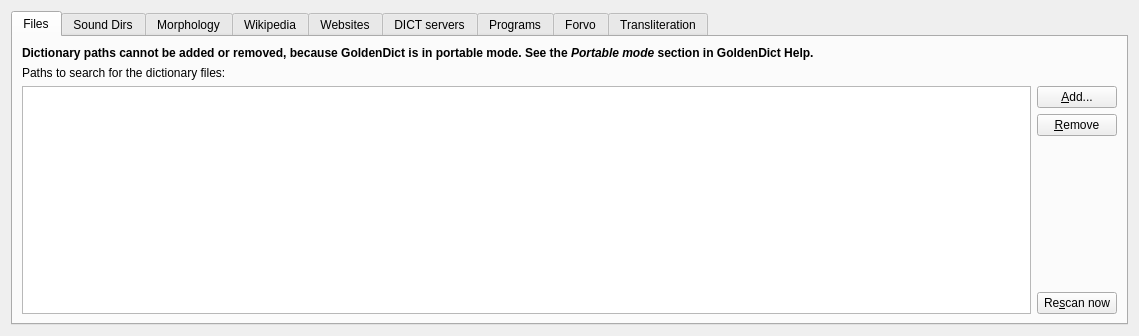
<?xml version="1.0" encoding="UTF-8"?>
<ui version="4.0">
 <class>Sources</class>
 <widget class="QWidget" name="Sources">
  <property name="geometry">
   <rect>
    <x>0</x>
    <y>0</y>
    <width>811</width>
    <height>336</height>
   </rect>
  </property>
  <property name="windowTitle">
   <string notr="true">Sources</string>
  </property>
  <layout class="QVBoxLayout" name="verticalLayout_5">
   <item>
    <widget class="QTabWidget" name="tabWidget">
     <property name="currentIndex">
      <number>0</number>
     </property>
     <property name="iconSize">
      <size>
       <width>15</width>
       <height>15</height>
      </size>
     </property>
     <property name="usesScrollButtons">
      <bool>false</bool>
     </property>
     <widget class="QWidget" name="filesTab">
      <attribute name="icon">
       <iconset resource="resources.qrc">
        <normaloff>:/icons/filesave.png</normaloff>:/icons/filesave.png</iconset>
      </attribute>
      <attribute name="title">
       <string>Files</string>
      </attribute>
      <layout class="QVBoxLayout" name="verticalLayout_2">
       <item>
        <widget class="QLabel" name="portableModeNote">
         <property name="text">
          <string>&lt;b&gt;Dictionary paths cannot be added or removed, because GoldenDict is in portable mode. See the &lt;i&gt;Portable mode&lt;/i&gt; section in GoldenDict Help.&lt;/b&gt;</string>
         </property>
         <property name="wordWrap">
          <bool>true</bool>
         </property>
        </widget>
       </item>
       <item>
        <widget class="QLabel" name="label">
         <property name="text">
          <string>Paths to search for the dictionary files:</string>
         </property>
        </widget>
       </item>
       <item>
        <layout class="QHBoxLayout" name="horizontalLayout">
         <item>
          <widget class="QTreeView" name="paths"/>
         </item>
         <item>
          <layout class="QVBoxLayout" name="verticalLayout">
           <item>
            <widget class="QPushButton" name="addPath">
             <property name="text">
              <string>&amp;Add...</string>
             </property>
            </widget>
           </item>
           <item>
            <widget class="QPushButton" name="removePath">
             <property name="text">
              <string>&amp;Remove</string>
             </property>
            </widget>
           </item>
           <item>
            <spacer name="verticalSpacer">
             <property name="orientation">
              <enum>Qt::Vertical</enum>
             </property>
             <property name="sizeHint" stdset="0">
              <size>
               <width>17</width>
               <height>68</height>
              </size>
             </property>
            </spacer>
           </item>
           <item>
            <widget class="QPushButton" name="rescan">
             <property name="text">
              <string>Re&amp;scan now</string>
             </property>
            </widget>
           </item>
          </layout>
         </item>
        </layout>
       </item>
      </layout>
     </widget>
     <widget class="QWidget" name="tab">
      <attribute name="icon">
       <iconset resource="resources.qrc">
        <normaloff>:/icons/fileopen.png</normaloff>:/icons/fileopen.png</iconset>
      </attribute>
      <attribute name="title">
       <string>Sound Dirs</string>
      </attribute>
      <layout class="QVBoxLayout" name="verticalLayout_7">
       <item>
        <widget class="QLabel" name="label_3">
         <property name="text">
          <string>Make dictionaries from bunches of audiofiles by adding paths here:</string>
         </property>
        </widget>
       </item>
       <item>
        <layout class="QHBoxLayout" name="horizontalLayout_3">
         <item>
          <widget class="QTreeView" name="soundDirs"/>
         </item>
         <item>
          <layout class="QVBoxLayout" name="verticalLayout_6">
           <item>
            <widget class="QPushButton" name="addSoundDir">
             <property name="text">
              <string>&amp;Add...</string>
             </property>
            </widget>
           </item>
           <item>
            <widget class="QPushButton" name="removeSoundDir">
             <property name="text">
              <string>&amp;Remove</string>
             </property>
            </widget>
           </item>
           <item>
            <spacer name="verticalSpacer_3">
             <property name="orientation">
              <enum>Qt::Vertical</enum>
             </property>
             <property name="sizeHint" stdset="0">
              <size>
               <width>20</width>
               <height>40</height>
              </size>
             </property>
            </spacer>
           </item>
          </layout>
         </item>
        </layout>
       </item>
      </layout>
     </widget>
     <widget class="QWidget" name="tab_2">
      <attribute name="icon">
       <iconset resource="resources.qrc">
        <normaloff>:/icons/icon32_hunspell.png</normaloff>:/icons/icon32_hunspell.png</iconset>
      </attribute>
      <attribute name="title">
       <string>Morphology</string>
      </attribute>
      <layout class="QVBoxLayout" name="verticalLayout_8">
       <item>
        <widget class="QLabel" name="label_4">
         <property name="text">
          <string>Path to a directory with Hunspell/Myspell dictionaries:</string>
         </property>
        </widget>
       </item>
       <item>
        <layout class="QHBoxLayout" name="horizontalLayout_4">
         <item>
          <widget class="QLineEdit" name="hunspellPath">
           <property name="readOnly">
            <bool>true</bool>
           </property>
          </widget>
         </item>
         <item>
          <widget class="QPushButton" name="changeHunspellPath">
           <property name="text">
            <string>&amp;Change...</string>
           </property>
          </widget>
         </item>
        </layout>
       </item>
       <item>
        <widget class="QLabel" name="label_5">
         <property name="text">
          <string>Available morphology dictionaries:</string>
         </property>
        </widget>
       </item>
       <item>
        <layout class="QHBoxLayout" name="horizontalLayout_5">
         <item>
          <widget class="QTreeView" name="hunspellDictionaries"/>
         </item>
         <item>
          <widget class="QLabel" name="label_6">
           <property name="text">
            <string>Each morphology dictionary appears as a
separate auxiliary dictionary which
provides stem words for searches and
spelling suggestions for mistyped words.
Add appropriate dictionaries to the bottoms
of the appropriate groups to use them.</string>
           </property>
           <property name="textFormat">
            <enum>Qt::PlainText</enum>
           </property>
           <property name="wordWrap">
            <bool>false</bool>
           </property>
          </widget>
         </item>
        </layout>
       </item>
      </layout>
     </widget>
     <widget class="QWidget" name="mediaWikisTab">
      <attribute name="icon">
       <iconset resource="resources.qrc">
        <normaloff>:/icons/icon32_wiki.png</normaloff>:/icons/icon32_wiki.png</iconset>
      </attribute>
      <attribute name="title">
       <string>Wikipedia</string>
      </attribute>
      <layout class="QVBoxLayout" name="verticalLayout_4">
       <item>
        <widget class="QLabel" name="label_2">
         <property name="text">
          <string>Wikipedia (MediaWiki) sites:</string>
         </property>
        </widget>
       </item>
       <item>
        <layout class="QHBoxLayout" name="horizontalLayout_2">
         <item>
          <widget class="QTreeView" name="mediaWikis"/>
         </item>
         <item>
          <layout class="QVBoxLayout" name="verticalLayout_3">
           <item>
            <widget class="QPushButton" name="addMediaWiki">
             <property name="text">
              <string>&amp;Add...</string>
             </property>
            </widget>
           </item>
           <item>
            <widget class="QPushButton" name="removeMediaWiki">
             <property name="text">
              <string>&amp;Remove</string>
             </property>
            </widget>
           </item>
           <item>
            <spacer name="verticalSpacer_2">
             <property name="orientation">
              <enum>Qt::Vertical</enum>
             </property>
             <property name="sizeType">
              <enum>QSizePolicy::Expanding</enum>
             </property>
             <property name="sizeHint" stdset="0">
              <size>
               <width>20</width>
               <height>40</height>
              </size>
             </property>
            </spacer>
           </item>
          </layout>
         </item>
        </layout>
       </item>
      </layout>
     </widget>
     <widget class="QWidget" name="tab_4">
      <attribute name="icon">
       <iconset resource="resources.qrc">
        <normaloff>:/icons/internet.png</normaloff>:/icons/internet.png</iconset>
      </attribute>
      <attribute name="title">
       <string>Websites</string>
      </attribute>
      <layout class="QVBoxLayout" name="verticalLayout_11">
       <item>
        <widget class="QLabel" name="label_9">
         <property name="text">
          <string>Any websites. A string %GDWORD% will be replaced with the query word. Opening websites in a separate tab is available. Inline website embedding and iframe auto-resize are unavailable in Qt WebEngine:</string>
         </property>
        </widget>
       </item>
       <item>
        <layout class="QHBoxLayout" name="horizontalLayout_6">
         <item>
          <widget class="QTreeView" name="webSites"/>
         </item>
         <item>
          <layout class="QVBoxLayout" name="verticalLayout_10">
           <item>
            <widget class="QPushButton" name="addWebSite">
             <property name="text">
              <string>&amp;Add...</string>
             </property>
            </widget>
           </item>
           <item>
            <widget class="QPushButton" name="removeWebSite">
             <property name="text">
              <string>&amp;Remove</string>
             </property>
            </widget>
           </item>
           <item>
            <spacer name="verticalSpacer_8">
             <property name="orientation">
              <enum>Qt::Vertical</enum>
             </property>
             <property name="sizeHint" stdset="0">
              <size>
               <width>20</width>
               <height>40</height>
              </size>
             </property>
            </spacer>
           </item>
          </layout>
         </item>
        </layout>
       </item>
       <item>
        <widget class="QLabel" name="label_10">
         <property name="text">
          <string>Alternatively, use %GD1251% for CP1251, %GDISO1%...%GDISO16% for ISO 8859-1...ISO 8859-16 respectively,
%GDBIG5% for Big-5, %GDBIG5HKSCS% for Big5-HKSCS, %GDGBK% for GBK and GB18030, %GDSHIFTJIS% for Shift-JIS.</string>
         </property>
        </widget>
       </item>
      </layout>
     </widget>
     <widget class="QWidget" name="dictdTab">
      <attribute name="icon">
       <iconset resource="resources.qrc">
        <normaloff>:/icons/network.png</normaloff>:/icons/network.png</iconset>
      </attribute>
      <attribute name="title">
       <string>DICT servers</string>
      </attribute>
      <layout class="QVBoxLayout" name="verticalLayout_16">
       <item>
        <widget class="QLabel" name="label_116">
         <property name="text">
          <string>DICT servers:</string>
         </property>
        </widget>
       </item>
       <item>
        <layout class="QHBoxLayout" name="horizontalLayout_16">
         <item>
          <widget class="QTreeView" name="dictServers"/>
         </item>
         <item>
          <layout class="QVBoxLayout" name="verticalLayout_17">
           <item>
            <widget class="QPushButton" name="addDictServer">
             <property name="text">
              <string>&amp;Add...</string>
             </property>
            </widget>
           </item>
           <item>
            <widget class="QPushButton" name="removeDictServer">
             <property name="text">
              <string>&amp;Remove</string>
             </property>
            </widget>
           </item>
           <item>
            <spacer name="verticalSpacer_18">
             <property name="orientation">
              <enum>Qt::Vertical</enum>
             </property>
             <property name="sizeHint" stdset="0">
              <size>
               <width>20</width>
               <height>40</height>
              </size>
             </property>
            </spacer>
           </item>
          </layout>
         </item>
        </layout>
       </item>
      </layout>
     </widget>
     <widget class="QWidget" name="tab_6">
      <attribute name="icon">
       <iconset resource="resources.qrc">
        <normaloff>:/icons/programs.png</normaloff>:/icons/programs.png</iconset>
      </attribute>
      <attribute name="title">
       <string>Programs</string>
      </attribute>
      <layout class="QVBoxLayout" name="verticalLayout_15">
       <item>
        <widget class="QLabel" name="label_16">
         <property name="text">
          <string>Any external programs. A string %GDWORD% will be replaced with the query word. If such string is not presented, the word will be fed into standard input.</string>
         </property>
         <property name="wordWrap">
          <bool>true</bool>
         </property>
        </widget>
       </item>
       <item>
        <layout class="QHBoxLayout" name="horizontalLayout_7">
         <item>
          <widget class="QTreeView" name="programs"/>
         </item>
         <item>
          <layout class="QVBoxLayout" name="verticalLayout_14">
           <item>
            <widget class="QPushButton" name="addProgram">
             <property name="text">
              <string>&amp;Add...</string>
             </property>
            </widget>
           </item>
           <item>
            <widget class="QPushButton" name="removeProgram">
             <property name="text">
              <string>&amp;Remove</string>
             </property>
            </widget>
           </item>
           <item>
            <spacer name="verticalSpacer_12">
             <property name="orientation">
              <enum>Qt::Vertical</enum>
             </property>
             <property name="sizeHint" stdset="0">
              <size>
               <width>20</width>
               <height>40</height>
              </size>
             </property>
            </spacer>
           </item>
          </layout>
         </item>
        </layout>
       </item>
      </layout>
     </widget>
     <widget class="QWidget" name="tab_5">
      <attribute name="icon">
       <iconset resource="resources.qrc">
        <normaloff>:/icons/forvo.png</normaloff>:/icons/forvo.png</iconset>
      </attribute>
      <attribute name="title">
       <string>Forvo</string>
      </attribute>
      <layout class="QVBoxLayout" name="verticalLayout_13">
       <item>
        <widget class="QLabel" name="label_11">
         <property name="sizePolicy">
          <sizepolicy hsizetype="Preferred" vsizetype="Preferred">
           <horstretch>0</horstretch>
           <verstretch>0</verstretch>
          </sizepolicy>
         </property>
         <property name="text">
          <string>Live pronunciations from &lt;a href=&quot;http://www.forvo.com/&quot;&gt;forvo.com&lt;/a&gt;. The site allows people to record and share word pronunciations. You can listen to them from GoldenDict.</string>
         </property>
         <property name="wordWrap">
          <bool>true</bool>
         </property>
         <property name="openExternalLinks">
          <bool>true</bool>
         </property>
        </widget>
       </item>
       <item>
        <widget class="QGroupBox" name="forvoEnabled">
         <property name="title">
          <string>Enable pronunciations from Forvo</string>
         </property>
         <property name="checkable">
          <bool>true</bool>
         </property>
         <property name="checked">
          <bool>true</bool>
         </property>
         <layout class="QVBoxLayout" name="verticalLayout_12">
          <item>
           <spacer name="verticalSpacer_9">
            <property name="orientation">
             <enum>Qt::Vertical</enum>
            </property>
            <property name="sizeHint" stdset="0">
             <size>
              <width>20</width>
              <height>40</height>
             </size>
            </property>
           </spacer>
          </item>
          <item>
           <layout class="QFormLayout" name="formLayout">
            <property name="fieldGrowthPolicy">
             <enum>QFormLayout::ExpandingFieldsGrow</enum>
            </property>
            <item row="0" column="0">
             <widget class="QLabel" name="label_12">
              <property name="text">
               <string>API Key:</string>
              </property>
             </widget>
            </item>
            <item row="0" column="1">
             <widget class="QLineEdit" name="forvoApiKey">
              <property name="toolTip">
               <string>Use of Forvo currently requires an API key. Leave this field
blank to use the default key, which may become unavailable
in the future, or register on the site to get your own key.</string>
              </property>
             </widget>
            </item>
            <item row="1" column="0">
             <spacer name="horizontalSpacer_2">
              <property name="orientation">
               <enum>Qt::Horizontal</enum>
              </property>
              <property name="sizeType">
               <enum>QSizePolicy::Fixed</enum>
              </property>
              <property name="sizeHint" stdset="0">
               <size>
                <width>18</width>
                <height>20</height>
               </size>
              </property>
             </spacer>
            </item>
            <item row="1" column="1">
             <widget class="QLabel" name="label_13">
              <property name="text">
               <string>Get your own key &lt;a href=&quot;http://api.forvo.com/key/&quot;&gt;here&lt;/a&gt;, or leave blank to use the default one.</string>
              </property>
              <property name="wordWrap">
               <bool>false</bool>
              </property>
              <property name="openExternalLinks">
               <bool>true</bool>
              </property>
             </widget>
            </item>
            <item row="3" column="0">
             <widget class="QLabel" name="label_14">
              <property name="text">
               <string>Language codes (comma-separated):</string>
              </property>
             </widget>
            </item>
            <item row="3" column="1">
             <widget class="QLineEdit" name="forvoLanguageCodes">
              <property name="toolTip">
               <string>List of language codes you would like to have. Example: &quot;en, ru&quot;.</string>
              </property>
             </widget>
            </item>
            <item row="4" column="0">
             <spacer name="horizontalSpacer">
              <property name="orientation">
               <enum>Qt::Horizontal</enum>
              </property>
              <property name="sizeType">
               <enum>QSizePolicy::Fixed</enum>
              </property>
              <property name="sizeHint" stdset="0">
               <size>
                <width>18</width>
                <height>20</height>
               </size>
              </property>
             </spacer>
            </item>
            <item row="4" column="1">
             <widget class="QLabel" name="label_15">
              <property name="text">
               <string>Full list of language codes is available &lt;a href=&quot;http://www.forvo.com/languages-codes/&quot;&gt;here&lt;/a&gt;.</string>
              </property>
              <property name="openExternalLinks">
               <bool>true</bool>
              </property>
             </widget>
            </item>
            <item row="2" column="0">
             <spacer name="verticalSpacer_11">
              <property name="orientation">
               <enum>Qt::Vertical</enum>
              </property>
              <property name="sizeHint" stdset="0">
               <size>
                <width>20</width>
                <height>40</height>
               </size>
              </property>
             </spacer>
            </item>
           </layout>
          </item>
          <item>
           <spacer name="verticalSpacer_10">
            <property name="orientation">
             <enum>Qt::Vertical</enum>
            </property>
            <property name="sizeHint" stdset="0">
             <size>
              <width>20</width>
              <height>40</height>
             </size>
            </property>
           </spacer>
          </item>
         </layout>
        </widget>
       </item>
      </layout>
     </widget>
     <widget class="QWidget" name="tab_3">
      <attribute name="title">
       <string>Transliteration</string>
      </attribute>
      <layout class="QVBoxLayout" name="transliterationLayout">
       <item>
        <spacer name="verticalSpacer_5">
         <property name="orientation">
          <enum>Qt::Vertical</enum>
         </property>
         <property name="sizeHint" stdset="0">
          <size>
           <width>20</width>
           <height>40</height>
          </size>
         </property>
        </spacer>
       </item>
       <item>
        <layout class="QGridLayout" name="gridLayout_2">
         <item row="0" column="0">
          <widget class="QCheckBox" name="enableRussianTransliteration">
           <property name="text">
            <string>Russian transliteration</string>
           </property>
           <property name="icon">
            <iconset resource="flags.qrc">
             <normaloff>:/flags/ru.png</normaloff>:/flags/ru.png</iconset>
           </property>
          </widget>
         </item>
         <item row="0" column="1">
          <widget class="QCheckBox" name="enableGreekTransliteration">
           <property name="text">
            <string>Greek transliteration</string>
           </property>
           <property name="icon">
            <iconset resource="flags.qrc">
             <normaloff>:/flags/gr.png</normaloff>:/flags/gr.png</iconset>
           </property>
          </widget>
         </item>
         <item row="1" column="0">
          <spacer name="verticalSpacer_6">
           <property name="orientation">
            <enum>Qt::Vertical</enum>
           </property>
           <property name="sizeHint" stdset="0">
            <size>
             <width>20</width>
             <height>40</height>
            </size>
           </property>
          </spacer>
         </item>
         <item row="2" column="0">
          <widget class="QCheckBox" name="enableGermanTransliteration">
           <property name="text">
            <string>German transliteration</string>
           </property>
           <property name="icon">
            <iconset resource="flags.qrc">
             <normaloff>:/flags/de.png</normaloff>:/flags/de.png</iconset>
           </property>
          </widget>
         </item>
         <item row="2" column="1">
          <widget class="QCheckBox" name="enableBelarusianTransliteration">
           <property name="text">
            <string>Belarusian transliteration</string>
           </property>
           <property name="icon">
            <iconset resource="flags.qrc">
             <normaloff>:/flags/by.png</normaloff>:/flags/by.png</iconset>
           </property>
          </widget>
         </item>
        </layout>
       </item>
       <item>
        <spacer name="verticalSpacer_7">
         <property name="orientation">
          <enum>Qt::Vertical</enum>
         </property>
         <property name="sizeHint" stdset="0">
          <size>
           <width>20</width>
           <height>40</height>
          </size>
         </property>
        </spacer>
       </item>
       <item>
        <widget class="QGroupBox" name="enableRomaji">
         <property name="toolTip">
          <string>Enables to use the Latin alphabet to write the Japanese language</string>
         </property>
         <property name="title">
          <string>Japanese Romaji</string>
         </property>
         <property name="checkable">
          <bool>true</bool>
         </property>
         <property name="checked">
          <bool>true</bool>
         </property>
         <layout class="QGridLayout" name="gridLayout">
          <item row="0" column="0">
           <widget class="QLabel" name="label_7">
            <property name="text">
             <string>Systems:</string>
            </property>
           </widget>
          </item>
          <item row="0" column="1">
           <widget class="QCheckBox" name="enableHepburn">
            <property name="toolTip">
             <string>The most widely used method of transcription of Japanese,
based on English phonology</string>
            </property>
            <property name="text">
             <string>Hepburn</string>
            </property>
           </widget>
          </item>
          <item row="0" column="2">
           <widget class="QCheckBox" name="enableNihonShiki">
            <property name="enabled">
             <bool>false</bool>
            </property>
            <property name="toolTip">
             <string>The most regular system, having a one-to-one relation to the
kana writing systems. Standardized as ISO 3602

Not implemented yet in GoldenDict.</string>
            </property>
            <property name="text">
             <string>Nihon-shiki</string>
            </property>
           </widget>
          </item>
          <item row="0" column="3">
           <widget class="QCheckBox" name="enableKunreiShiki">
            <property name="enabled">
             <bool>false</bool>
            </property>
            <property name="toolTip">
             <string>Based on Nihon-shiki system, but modified for modern standard Japanese.
Standardized as ISO 3602

Not implemented yet in GoldenDict.</string>
            </property>
            <property name="text">
             <string>Kunrei-shiki</string>
            </property>
           </widget>
          </item>
          <item row="1" column="0">
           <widget class="QLabel" name="label_8">
            <property name="text">
             <string>Syllabaries:</string>
            </property>
           </widget>
          </item>
          <item row="1" column="2">
           <widget class="QCheckBox" name="enableHiragana">
            <property name="toolTip">
             <string>Hiragana Japanese syllabary</string>
            </property>
            <property name="text">
             <string>Hiragana</string>
            </property>
           </widget>
          </item>
          <item row="1" column="3">
           <widget class="QCheckBox" name="enableKatakana">
            <property name="toolTip">
             <string>Katakana Japanese syllabary</string>
            </property>
            <property name="text">
             <string>Katakana</string>
            </property>
           </widget>
          </item>
         </layout>
        </widget>
       </item>
       <item>
        <spacer name="verticalSpacer_4">
         <property name="orientation">
          <enum>Qt::Vertical</enum>
         </property>
         <property name="sizeHint" stdset="0">
          <size>
           <width>20</width>
           <height>40</height>
          </size>
         </property>
        </spacer>
       </item>
      </layout>
     </widget>
    </widget>
   </item>
  </layout>
 </widget>
 <tabstops>
  <tabstop>enableRussianTransliteration</tabstop>
  <tabstop>enableGermanTransliteration</tabstop>
  <tabstop>enableRomaji</tabstop>
  <tabstop>enableHepburn</tabstop>
  <tabstop>enableNihonShiki</tabstop>
  <tabstop>enableKunreiShiki</tabstop>
  <tabstop>enableHiragana</tabstop>
  <tabstop>enableKatakana</tabstop>
  <tabstop>hunspellPath</tabstop>
  <tabstop>changeHunspellPath</tabstop>
  <tabstop>hunspellDictionaries</tabstop>
  <tabstop>mediaWikis</tabstop>
  <tabstop>addMediaWiki</tabstop>
  <tabstop>removeMediaWiki</tabstop>
  <tabstop>tabWidget</tabstop>
  <tabstop>addPath</tabstop>
  <tabstop>removePath</tabstop>
  <tabstop>rescan</tabstop>
  <tabstop>soundDirs</tabstop>
  <tabstop>addSoundDir</tabstop>
  <tabstop>removeSoundDir</tabstop>
  <tabstop>paths</tabstop>
 </tabstops>
 <resources>
  <include location="flags.qrc"/>
  <include location="resources.qrc"/>
 </resources>
 <connections/>
</ui>
